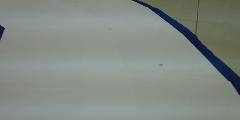
#> input picture auto_car/NeuralNetworks/DataCollection/DataCollected/IMG0/Image_1606217449255601.jpg, 240 x 120 px, given in place of the camera
$ python MainRobot.py
#> lines starting #> are read from the running program, lines starting #| are printed output that depends on the picture; after the words box and inside, x2 and y2 are one past the last pixel; in counts of white or black regions, pixels touching at a corner belong together
### auto_car/Lane_Detection/WebcamModule.py
import cv2

cap = cv2.VideoCapture(0)


def getImg(display=False, size=[480, 240]):
    _, img = cap.read()
    img = cv2.resize(img, (size[0], size[1]))
    if display:
        cv2.imshow('IMG', img)
    return img


# [3 lines that do not run on import are left out]

### auto_car/Lane_Detection/utils.py
import cv2
import numpy as np

def thresholding(img):
    imgHsv = cv2.cvtColor(img, cv2.COLOR_BGR2HSV)
    lowerWhite = np.array([85, 0, 0])
    upperWhite = np.array([179, 160, 255])
    maskWhite = cv2.inRange(imgHsv, lowerWhite, upperWhite)
    return maskWhite

def warpImg (img,points,w,h,inv=False):
    pts1 = np.float32(points)
    pts2 = np.float32([[0,0],[w,0],[0,h],[w,h]])
    if inv:
        matrix = cv2.getPerspectiveTransform(pts2,pts1)
    else:
        matrix = cv2.getPerspectiveTransform(pts1,pts2)
    imgWarp = cv2.warpPerspective(img,matrix,(w,h))
    return imgWarp

def nothing(a):
    pass

# [7 lines left out: function initializeTrackbars, not called in this run]

def valTrackbars(wT=480, hT=240):
    widthTop = cv2.getTrackbarPos("Width Top", "Trackbars")
    heightTop = cv2.getTrackbarPos("Height Top", "Trackbars")
    widthBottom = cv2.getTrackbarPos("Width Bottom", "Trackbars")
    heightBottom = cv2.getTrackbarPos("Height Bottom", "Trackbars")
    points = np.float32([(widthTop, heightTop), (wT-widthTop, heightTop),
                      (widthBottom , heightBottom ), (wT-widthBottom, heightBottom)])
    return points

def drawPoints(img,points):
    for x in range( 0,4):
        cv2.circle(img,(int(points[x][0]),int(points[x][1])),15,(0,0,255),cv2.FILLED)
    return img

def getHistogram(img, display=False, minVal=0.1, region=4):
    if region == 1:
        histValues = np.sum(img, axis=0)
    else:
        histValues = np.sum(img[img.shape[0] // region:, :], axis=0)

    histValues = np.sum(img, axis=0)
    maxValue = np.max(histValues)  # FIND THE MAX VALUE
    minValue = minVal * maxValue
    indexArray = np.where(histValues >= minValue)  # ALL INDICES WITH MIN VALUE OR ABOVE
    basePoint = int(np.average(indexArray))  # AVERAGE ALL MAX INDICES VALUES
    #print(basePoint)

    if display:
        imgHist = np.zeros((img.shape[0], img.shape[1], 3), np.uint8)
        for x, intensity in enumerate(histValues):
            #print(intensity)
            if intensity > minValue:
                color = (255, 0, 255)
            else:
                color = (0, 0, 255)
            cv2.line(imgHist, (x, img.shape[0]), (x, img.shape[0] - (intensity // 255 // region)), color, 1)
        cv2.circle(imgHist, (basePoint, img.shape[0]), 20, (0, 255, 255), cv2.FILLED)
        return basePoint, imgHist
    return basePoint

# [30 lines left out: function stackImages, not called in this run]

### auto_car/Lane_Detection/LaneModule.py
import cv2
import numpy as np
import utils

curveList = []
avgVal = 10

def getLaneCurve(img, display = 2):
    imgCopy = img.copy()
    imgResult = img.copy()

    ### STEP 1: FIND LAND
    imgThres = utils.thresholding(img)

    ### STEP 2: Find WARPing LANE
    h, w, c = img.shape
    points = utils.valTrackbars()
    imgWarp = utils.warpImg(imgThres, points, w, h)
    imgWarpPoints = utils.drawPoints(imgCopy, points)

    ### STEP3: FIND CURVE
    middlePoint, imgHist = utils.getHistogram(imgWarp, display=True, minVal=0.5, region=4)
    curveAveragePoint, imgHist = utils.getHistogram(imgWarp, display=True, minVal=0.9)
    curveRaw = curveAveragePoint - middlePoint
    #print('cure', curveRaw)

    #### SETP 4
    curveList.append(curveRaw)
    if len(curveList)>avgVal:
        curveList.pop(0)
    curve = int(sum(curveList)/len(curveList))

    ### DisPlay

    if display != 0:
        imgInvWarp = utils.warpImg(imgWarp, points, w, h, inv=True)
        imgInvWarp = cv2.cvtColor(imgInvWarp, cv2.COLOR_GRAY2BGR)
        imgInvWarp[0:h // 3, 0:w] = 0, 0, 0
        imgLaneColor = np.zeros_like(img)
        imgLaneColor[:] = 0, 255, 0
        imgLaneColor = cv2.bitwise_and(imgInvWarp, imgLaneColor)
        imgResult = cv2.addWeighted(imgResult, 1, imgLaneColor, 1, 0)
        midY = 450
        cv2.putText(imgResult, str(curve), (w // 2 - 80, 85), cv2.FONT_HERSHEY_COMPLEX, 2, (255, 0, 255), 3)
        cv2.line(imgResult, (w // 2, midY), (w // 2 + (curve * 3), midY), (255, 0, 255), 5)
        cv2.line(imgResult, ((w // 2 + (curve * 3)), midY - 25), (w // 2 + (curve * 3), midY + 25), (0, 255, 0), 5)
        for x in range(-30, 30):
            w = w // 20
            cv2.line(imgResult, (w * x + int(curve // 50), midY - 10),
                     (w * x + int(curve // 50), midY + 10), (0, 0, 255), 2)
        # fps = cv2.getTickFrequency() / (cv2.getTickCount() - timer);
        # cv2.putText(imgResult, 'FPS ' + str(int(fps)), (20, 40), cv2.FONT_HERSHEY_SIMPLEX, 1, (230, 50, 50), 3);
    if display == 2:
        imgStacked = utils.stackImages(0.7, ([img, imgWarpPoints, imgWarp],
                                             [imgHist, imgLaneColor, imgResult]))
        cv2.imshow('ImageStack', imgStacked)
    elif display == 1:
        cv2.imshow('Resutlt', imgResult)

    # [5 lines of commented-out code are left out]
    curve = curve / 100
    if curve > 1:
        curve = 1
    elif curve < -1:
        curve = -1

    return curve

# [19 lines that do not run on import are left out]

### auto_car/Lane_Detection/MotorModule.py
import RPi.GPIO as GPIO
from time import sleep

GPIO.setmode(GPIO.BCM)
GPIO.setwarnings(False)


class Motor():
    def __init__(self, EnaA, In1A, In2A, EnaB, In1B, In2B):
        self.EnaA = EnaA
        self.In1A = In1A
        self.In2A = In2A
        self.EnaB = EnaB
        self.In1B = In1B
        self.In2B = In2B
        GPIO.setup(self.EnaA, GPIO.OUT);
        GPIO.setup(self.In1A, GPIO.OUT);
        GPIO.setup(self.In2A, GPIO.OUT)
        GPIO.setup(self.EnaB, GPIO.OUT);
        GPIO.setup(self.In1B, GPIO.OUT);
        GPIO.setup(self.In2B, GPIO.OUT)
        self.pwmA = GPIO.PWM(self.EnaA, 100);
        self.pwmB = GPIO.PWM(self.EnaB, 100);
        self.pwmA.start(0);
        self.pwmB.start(0);
        self.mySpeed = 0

    def move(self, speed=0.5, turn=0, t=0):
        speed *= 100
        turn *= 70
        leftSpeed = speed - turn
        rightSpeed = speed + turn

        if leftSpeed > 100:
            leftSpeed = 100
        elif leftSpeed < -100:
            leftSpeed = -100
        if rightSpeed > 100:
            rightSpeed = 100
        elif rightSpeed < -100:
            rightSpeed = -100
        # print(leftSpeed,rightSpeed)
        self.pwmA.ChangeDutyCycle(abs(leftSpeed))
        self.pwmB.ChangeDutyCycle(abs(rightSpeed))
        if leftSpeed > 0:
            GPIO.output(self.In1A, GPIO.HIGH);GPIO.output(self.In2A, GPIO.LOW)
        else:
            GPIO.output(self.In1A, GPIO.LOW);GPIO.output(self.In2A, GPIO.HIGH)
        if rightSpeed > 0:
            GPIO.output(self.In1B, GPIO.HIGH);GPIO.output(self.In2B, GPIO.LOW)
        else:
            GPIO.output(self.In1B, GPIO.LOW);GPIO.output(self.In2B, GPIO.HIGH)
        sleep(t)

    # [16 lines left out: functions stop, main, not called in this run]


# [3 lines that do not run on import are left out]

### auto_car/Lane_Detection/MainRobot.py
from MotorModule import Motor
from LaneModule import getLaneCurve
import WebcamModule

##################################################
motor = Motor(2, 3, 4, 17, 22, 27)
##################################################

def main():
    img = WebcamModule.getImg()
#> in getImg, img is the input picture: shape (120, 240, 3); mean B, G, R 131.7, 137.7, 130.6
    curveVal = getLaneCurve(img, 1)
#> in thresholding, `imgHsv = cv2.cvtColor(img, cv2.COLOR_BGR2HSV)`: imgHsv: shape (240, 480, 3); mean H, S, V 63.6, 24.2, 138.7
#> in thresholding, `maskWhite = cv2.inRange(imgHsv, lowerWhite, upperWhite)`:
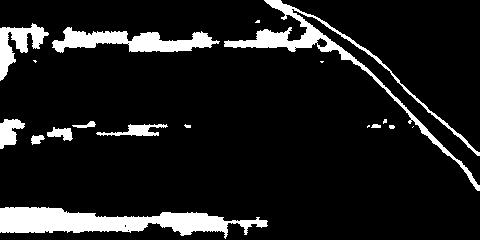
#> maskWhite: shape (240, 480); 10.8% white; 18 white regions (7 under 20 px), largest, box (x1, y1, x2, y2) and area: (0, 207, 268, 239) 4454, (224, 0, 480, 191) 3308, (52, 27, 220, 53) 2206
#> in warpImg, `imgWarp = cv2.warpPerspective(img,matrix,(w,h))`: imgWarp: shape (240, 480); every value is 0
#> in getHistogram, `histValues = np.sum(img[img.shape[0] // region:, :], axis=0)`: histValues = 480 values from 0 to 0
#> in getHistogram, `maxValue = np.max(histValues)`: maxValue = 0
#> in getHistogram, `basePoint = int(np.average(indexArray))`: basePoint = 239
#> after the loop in getHistogram, `for x, intensity in enumerate(histValues):`: imgHist: shape (240, 480, 3); every value is 0
#> in getHistogram, `cv2.circle(imgHist, (basePoint, img.shape[0]), 20, (0, 255, 255), cv2...`:
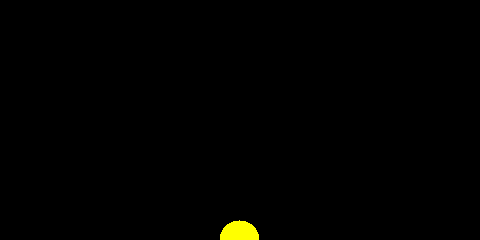
#> imgHist: shape (240, 480, 3); mean of channels 0, 1, 2 0, 1.3, 1.3; drawn as B, G, R
#> in getLaneCurve, `curveRaw = curveAveragePoint - middlePoint`: curveRaw = 0
#> in getLaneCurve, `cv2.putText(imgResult, str(curve), (w // 2 - 80, 85), cv2.FONT_HERSHEY..`:
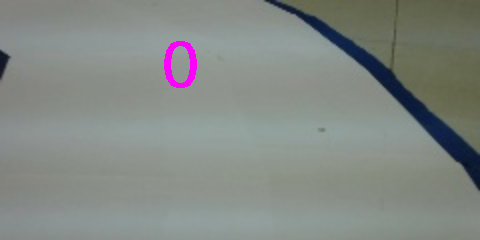
#> imgResult: shape (240, 480, 3); mean B, G, R 132.3, 136.8, 131.2
#> curveVal = 0

    sen = 1.3  # SENSITIVITY
    maxVAl = 0.3  # MAX SPEED
    if curveVal > maxVAl: curveVal = maxVAl
    if curveVal < -maxVAl: curveVal = -maxVAl
    # print(curveVal)
    if curveVal > 0:
        sen = 1.7
        if curveVal < 0.05: curveVal = 0
    else:
        if curveVal > -0.08: curveVal = 0
    motor.move(0.20, -curveVal * sen, 0.05)
    # cv2.waitKey(1)


if __name__ == '__main__':
    while True:
        main()
